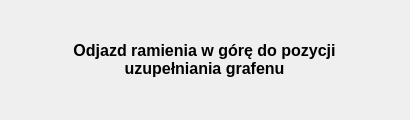
<?xml version="1.0" encoding="UTF-8"?>
<ui version="4.0">
 <class>Form</class>
 <widget class="QWidget" name="Form">
  <property name="geometry">
   <rect>
    <x>0</x>
    <y>0</y>
    <width>410</width>
    <height>120</height>
   </rect>
  </property>
  <property name="windowTitle">
   <string>Proces w toku...</string>
  </property>
  <widget class="QWidget" name="verticalLayoutWidget">
   <property name="geometry">
    <rect>
     <x>40</x>
     <y>20</y>
     <width>331</width>
     <height>81</height>
    </rect>
   </property>
   <layout class="QVBoxLayout" name="verticalLayout"/>
  </widget>
  <widget class="QLabel" name="label">
   <property name="geometry">
    <rect>
     <x>50</x>
     <y>20</y>
     <width>309</width>
     <height>79</height>
    </rect>
   </property>
   <property name="font">
    <font>
     <pointsize>12</pointsize>
     <weight>75</weight>
     <bold>true</bold>
    </font>
   </property>
   <property name="text">
    <string>Odjazd ramienia w górę do pozycji uzupełniania grafenu</string>
   </property>
   <property name="alignment">
    <set>Qt::AlignCenter</set>
   </property>
   <property name="wordWrap">
    <bool>true</bool>
   </property>
  </widget>
 </widget>
 <resources/>
 <connections/>
</ui>
